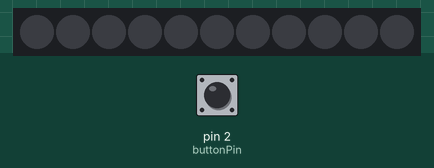
Bench run of a sketch on a simulated Arduino Uno, built with avr-gcc and run on an emulated ATmega328P. On the bench: 11 RGB LEDs in strip order, left to right. Inputs (shaded band) come from the test bench; at power-on: pin 2 (buttonPin) HIGH.

Above: at 1.2 s.
1.3 s: pin 2 (buttonPin) pulled LOW for 0.15 s
At 1.35 s:
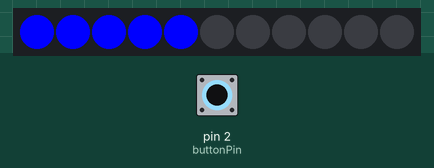
3.1 s: pin 2 (buttonPin) pulled LOW for 3.2 s
At 3.25 s:
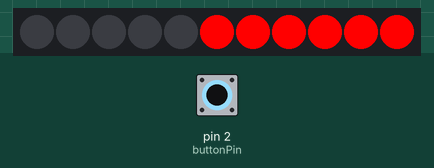
Timing chart, 0 to 6.1 s (numbered marks = the images above; inputs shaded):
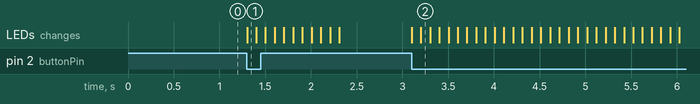

The sketch:

police.ino
```cpp
#include <Adafruit_NeoPixel.h>
#ifdef __AVR__
#include <avr/power.h>
#endif
#define PIN 6
const int buttonPin = 2;
int buttonState = 0;         // статус кнопки - нажата или отпущена


// All of this stuff below is from the example
// Parameter 1 = number of pixels in strip
// Parameter 2 = Arduino pin number (most are valid)
// Parameter 3 = pixel type flags, add together as needed:
Adafruit_NeoPixel strip = Adafruit_NeoPixel(11, PIN, NEO_GRB + NEO_KHZ800);

void setup() {

  strip.begin();
  strip.show();
  Serial.begin(9600);
pinMode(buttonPin, INPUT_PULLUP);
}

void loop() {
  /*
   * For strip.Color(R, G, B), use 0-255 to set intensity
   * for each color (R)ed, (G)reen, (B)lue
   *
   * The last number is a delay 0-255 range.
   */

  buttonState = digitalRead(buttonPin);
if (buttonState == LOW) {
    // включаем светодиод
    WigWag2(strip.Color(0, 0, 255), strip.Color(255, 0, 0), 100); // Blue and Red
  ClearLights();

  } else {
    // иначе выключаем светодиод
  }

}


//  WigWag2(strip.Color(0, 0, 255), strip.Color(255, 0, 0), 100); // Blue and Red
//  ClearLights();
//  delay(1000);
void WigWag2(uint32_t c, uint32_t c2, uint8_t wait) {
  for (int j = 0; j < 5; j++) { // The j<# determines how many cycles
    for (int i = 0; i < strip.numPixels(); i = i + 1) {
      strip.setPixelColor(i, c);
    }
    for (int i = (strip.numPixels() / 2); i < strip.numPixels(); i = i + 1) {
      strip.setPixelColor(i, 0);
    }
    strip.show();
    delay(wait);

    for (int i = 0; i < strip.numPixels(); i = i + 1) {
      strip.setPixelColor(i, 0);
    }
    for (int i = (strip.numPixels() / 2); i < strip.numPixels(); i = i + 1) {
      strip.setPixelColor(i, c2);
    }
    strip.show();
    delay(wait);
  }
}

void ClearLights() {
  for (int i = 0; i < strip.numPixels(); i = i + 1) {
    strip.setPixelColor(i, 0);    //turn every pixel off
  }
  strip.show();
}
```

Measured:
- after the input at 1.3 s, the LEDs: change at once (image 1)
- after the input at 3.1 s, the LEDs: first change at once (image 2 shows a later state)
